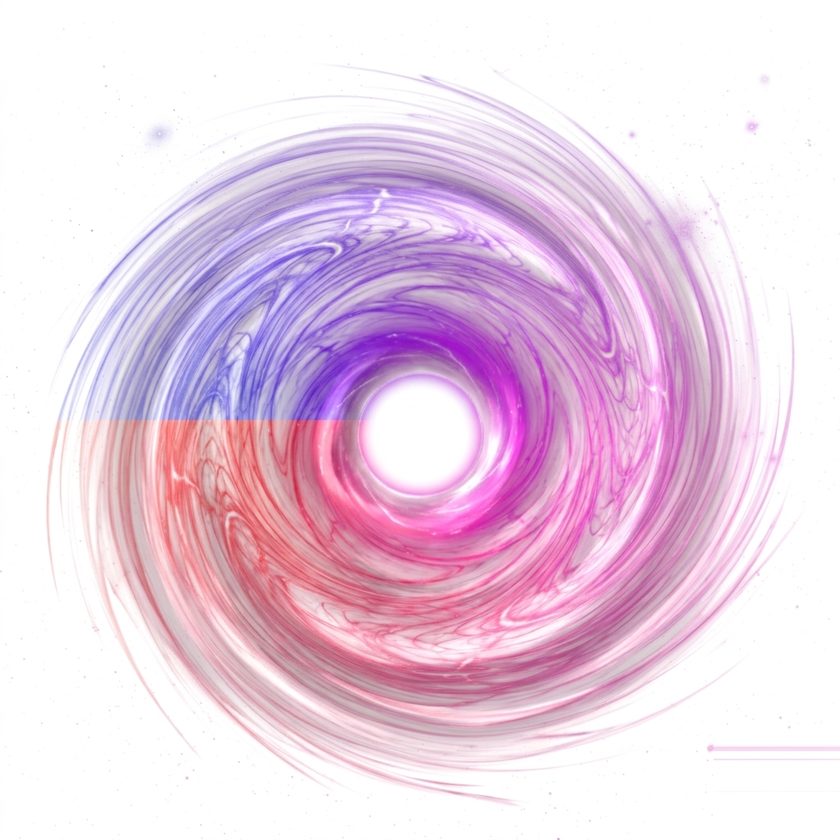
#> input picture public/drift_emblem.png, 840 x 840 px, shrunk from 1024 x 1024 before the run; the run also reads 1 picture not shown here
$ python make_transparent.py
#> lines starting #> are read from the running program, lines starting #| are printed output that depends on the picture
from PIL import Image, ImageDraw

def remove_bg(img_path):
#> called with img_path = 'public/drift_emblem.png'
    img = Image.open(img_path).convert("RGBA")

    width, height = img.size
#> width = 840; height = 840

    # Fill corners with magenta to identify background
    ImageDraw.floodfill(img, (0, 0), (255, 0, 255, 255), thresh=15)
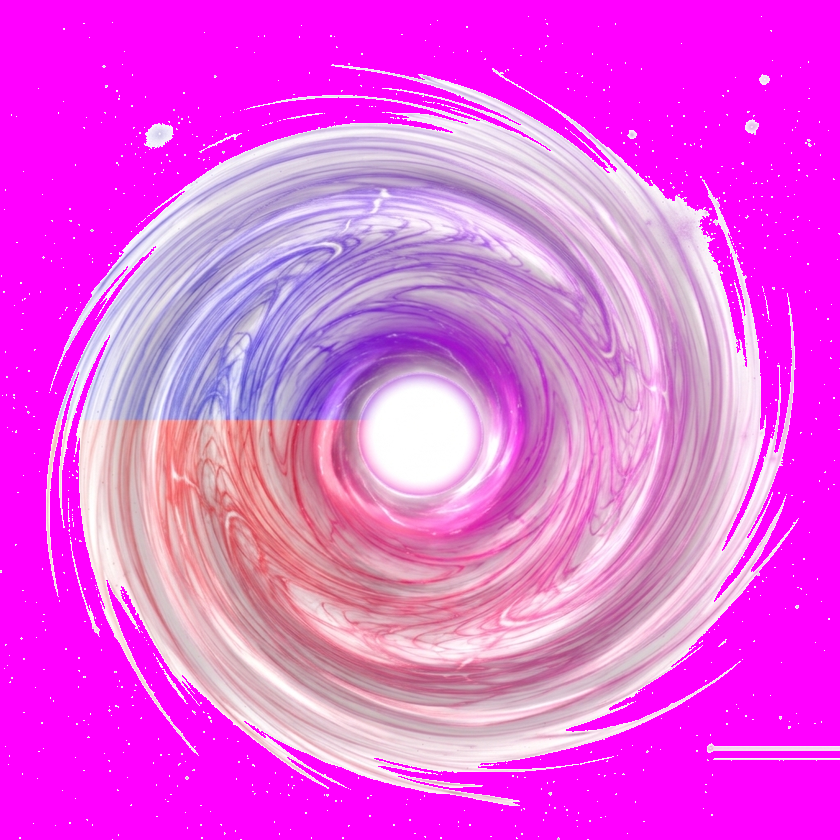
#> img: PIL image 840x840 RGBA; mean R, G, B, A 234.3, 90.4, 228.7, 255
    ImageDraw.floodfill(img, (width-1, 0), (255, 0, 255, 255), thresh=15)
    ImageDraw.floodfill(img, (0, height-1), (255, 0, 255, 255), thresh=15)
    ImageDraw.floodfill(img, (width-1, height-1), (255, 0, 255, 255), thresh=15)

    data = img.getdata()
    new_data = []
    for item in data:
        if item[0] == 255 and item[1] == 0 and item[2] == 255:
            new_data.append((0, 0, 0, 0))
        else:
            # We could also soften the edges here, but a basic transparent background is a start.
            new_data.append(item)
#> after the loop, new_data = 705600 items

    img.putdata(new_data)
    img.save(img_path)

remove_bg("public/drift_emblem.png")
remove_bg("src/assets/drift_emblem.png")
print("Done")
